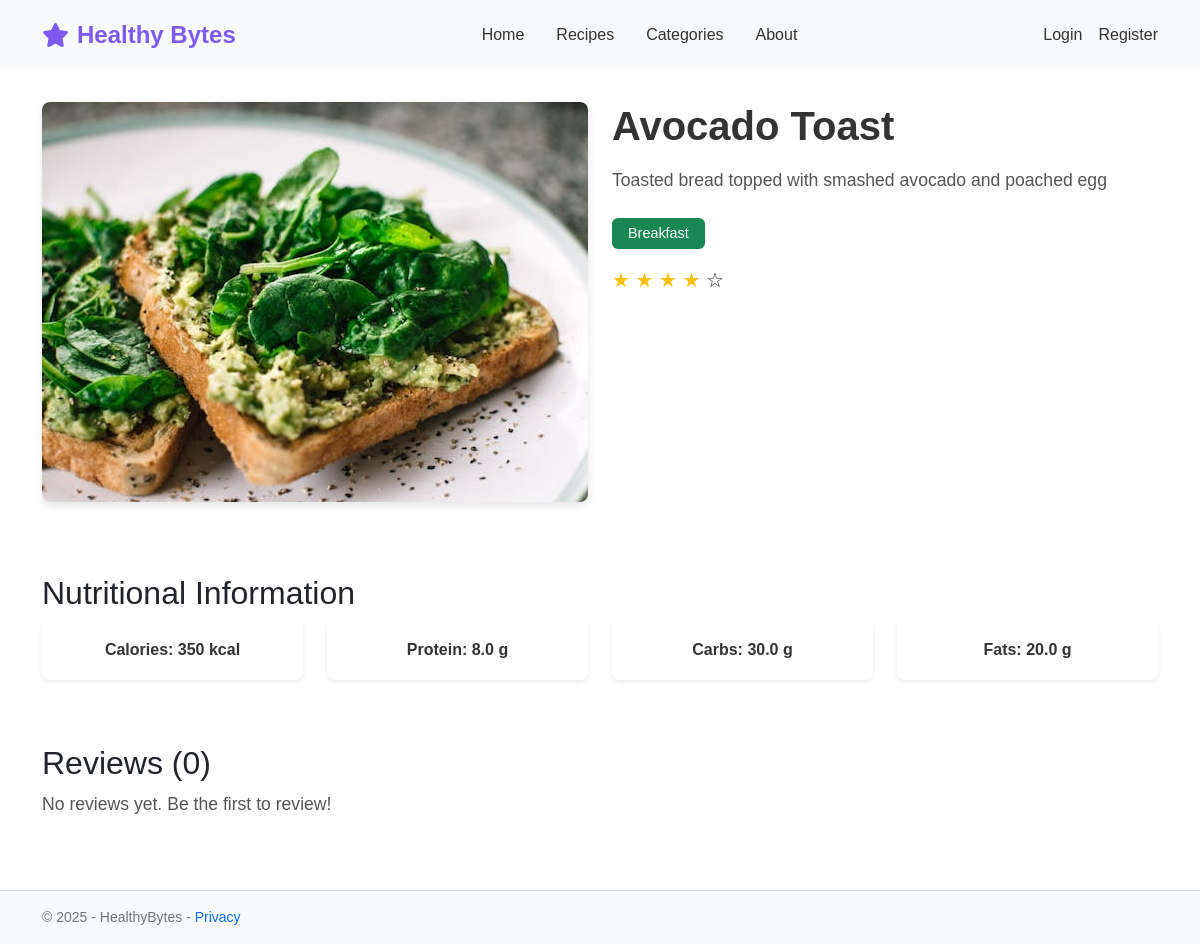
The page /recipe/4 on the database its author committed.
### app/models.py (models this page shows, shortened)
class Recipe(db.Model):
    id = db.Column(db.Integer, primary_key=True)
    title = db.Column(db.String(100), nullable=False)
    description = db.Column(db.Text, nullable=False)
    calories = db.Column(db.Integer, nullable=True)
    protein = db.Column(db.Float, nullable=True)
    carbs = db.Column(db.Float, nullable=True)
    fats = db.Column(db.Float, nullable=True)
    image_file = db.Column(db.String(20), nullable=True, default='default_recipe.jpg')
    category_id = db.Column(db.Integer, db.ForeignKey('category.id'), nullable=False)
    reviews = db.relationship('Review', backref='recipe', lazy=True)

class Category(db.Model):
    id = db.Column(db.Integer, primary_key=True)
    name = db.Column(db.String(100), nullable=False)
    description = db.Column(db.Text, nullable=True)
    recipes_count = db.Column(db.Integer, default=0)
    recipes = db.relationship('Recipe', backref='category', lazy=True)

### app/blueprints/recipes/routes.py (the view)
@recipes.route('/recipe/<int:recipe_id>')
def recipe_detail(recipe_id):
    recipe = Recipe.query.get_or_404(recipe_id)
    reviews = Review.query.filter_by(recipe_id=recipe_id).all()
    return render_template('recipe_detail.html', recipe=recipe, reviews=reviews)

### app/blueprints/recipes/templates/recipe_detail.html (shortened to what this page needs)
{% extends "base.html" %}
{% block content %}
<div class="recipe-detail">
    <div class="row">
        <div class="col-md-6">
            <div class="recipe-detail-image-container">
                <img src="{{ url_for('static', filename='images/recipes/' + recipe.image_file) }}"
                     alt="{{ recipe.title }}"
                     class="img-fluid rounded">
            </div>
        </div>
        <div class="col-md-6">
            <h1>{{ recipe.title }}</h1>
            <p>{{ recipe.description }}</p>
            <div class="mb-3">
                <span class="badge bg-success">{{ recipe.category.name }}</span>
            </div>
            <div class="mb-3">
                <div class="rating">
                    {% for i in range(1, 5) %}
                        <span class="text-warning">★</span>
                    {% endfor %}
                    <span>☆</span>
                </div>
            </div>
        </div>
    </div>
    <div class="row mt-5">
        <div class="col-12">
            <h2>Nutritional Information</h2>
            <div class="row">
                <div class="col-md-3 mb-3">
                    <div class="card nutrition-card">
                        <div class="card-body">
                            <h5 class="card-title">Calories: {{ recipe.calories }} kcal</h5>
                        </div>
                    </div>
                </div>
                <div class="col-md-3 mb-3">
                    <div class="card nutrition-card">
                        <div class="card-body">
                            <h5 class="card-title">Protein: {{ recipe.protein }} g</h5>
                        </div>
                    </div>
                </div>
                <div class="col-md-3 mb-3">
                    <div class="card nutrition-card">
                        <div class="card-body">
                            <h5 class="card-title">Carbs: {{ recipe.carbs }} g</h5>
                        </div>
                    </div>
                </div>
                <div class="col-md-3 mb-3">
                    <div class="card nutrition-card">
                        <div class="card-body">
                            <h5 class="card-title">Fats: {{ recipe.fats }} g</h5>
                        </div>
                    </div>
                </div>
            </div>
        </div>
    </div>
    <div class="row mt-5">
        <div class="col-12">
            <h2>Reviews ({{ reviews|length }})</h2>
            {% if reviews %}
                {% for review in reviews %}
                    <div class="card mb-3">
                        <div class="card-body">
                            <div class="d-flex justify-content-between">
                                <h5 class="card-title">{{ review.author.username }}</h5>
                                <div class="rating">
                                    {% for i in range(review.rating) %}
                                        <span class="text-warning">★</span>
                                    {% endfor %}
                                    {% for i in range(5 - review.rating) %}
                                        <span>☆</span>
                                    {% endfor %}
                                </div>
                            </div>
                            <p class="card-text">{{ review.content }}</p>
                            <p class="text-muted small">{{ review.date_posted.strftime('%B %d, %Y') }}</p>
                        </div>
                    </div>
                {% endfor %}
            {% else %}
                <p>No reviews yet. Be the first to review!</p>
            {% endif %}
        </div>
    </div>
</div>
{% endblock %}

### app/static/css/style.css (style rules this page uses)
body { font-family: Arial, sans-serif; min-height: 100vh; display: flex; flex-direction: column; }
.card { transition: transform 0.3s ease, box-shadow 0.3s ease; overflow: hidden; border-radius: 8px; box-shadow: 0 2px 5px rgba(0, 0, 0, 0.1); }
.card-title { font-size: 1.1rem; font-weight: 600; margin-bottom: 0.5rem; color: #333; }
.recipe-detail { margin-top: 2rem; margin-bottom: 3rem; }
.recipe-detail-image-container { width: 100%; height: 400px; border-radius: 8px; overflow: hidden; margin-bottom: 1.5rem; box-shadow: 0 4px 10px rgba(0, 0, 0, 0.1); }
.recipe-detail-image-container img { width: 100%; height: 100%; object-fit: cover; transition: transform 0.5s ease; }
.recipe-detail h1 { color: #333; margin-bottom: 1rem; font-weight: 600; }
.recipe-detail p { color: #555; font-size: 1.1rem; line-height: 1.6; margin-bottom: 1.5rem; }
.badge { padding: 0.5rem 1rem; font-size: 0.9rem; font-weight: 500; }
.rating { font-size: 1.25rem; margin-bottom: 1rem; }
.nutrition-card { border-radius: 8px; box-shadow: 0 2px 5px rgba(0, 0, 0, 0.08); transition: transform 0.3s ease; border: none; }
.nutrition-card .card-body { padding: 1.25rem; }
.nutrition-card .card-title { margin: 0; font-size: 1rem; font-weight: 600; text-align: center; }

### rows shown on the page
Recipe: image_file (picture), title "Avocado Toast", description "Toasted bread topped with smashed avocado and poached egg", calories "350", protein "8.0", carbs "30.0", fats "20.0"
Category: category.name "Breakfast"

### other values the page prints
{{ reviews|length }} "0"
